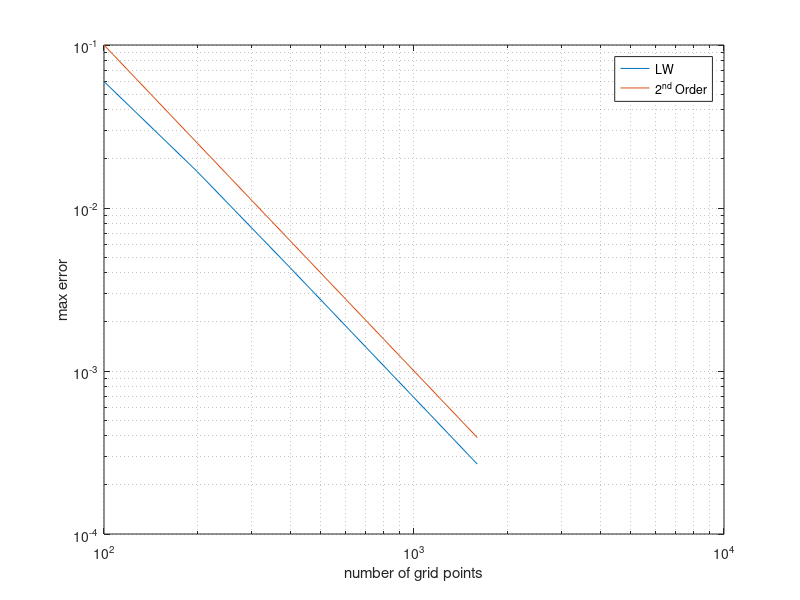

This figure's MATLAB source:
close all
loglog([100 200 400 800 1600],[5.97008e-02 1.67125e-02 4.27121e-03 1.07177e-03 2.68415e-04])
hold on
loglog([100 200 400 800 1600],1e3*[1/100^2 1/200^2 1/400^2 1/800^2 1/1600^2])

legend 'LW' '2^{nd} Order'
xlabel 'number of grid points'
ylabel 'max error'
grid minor

